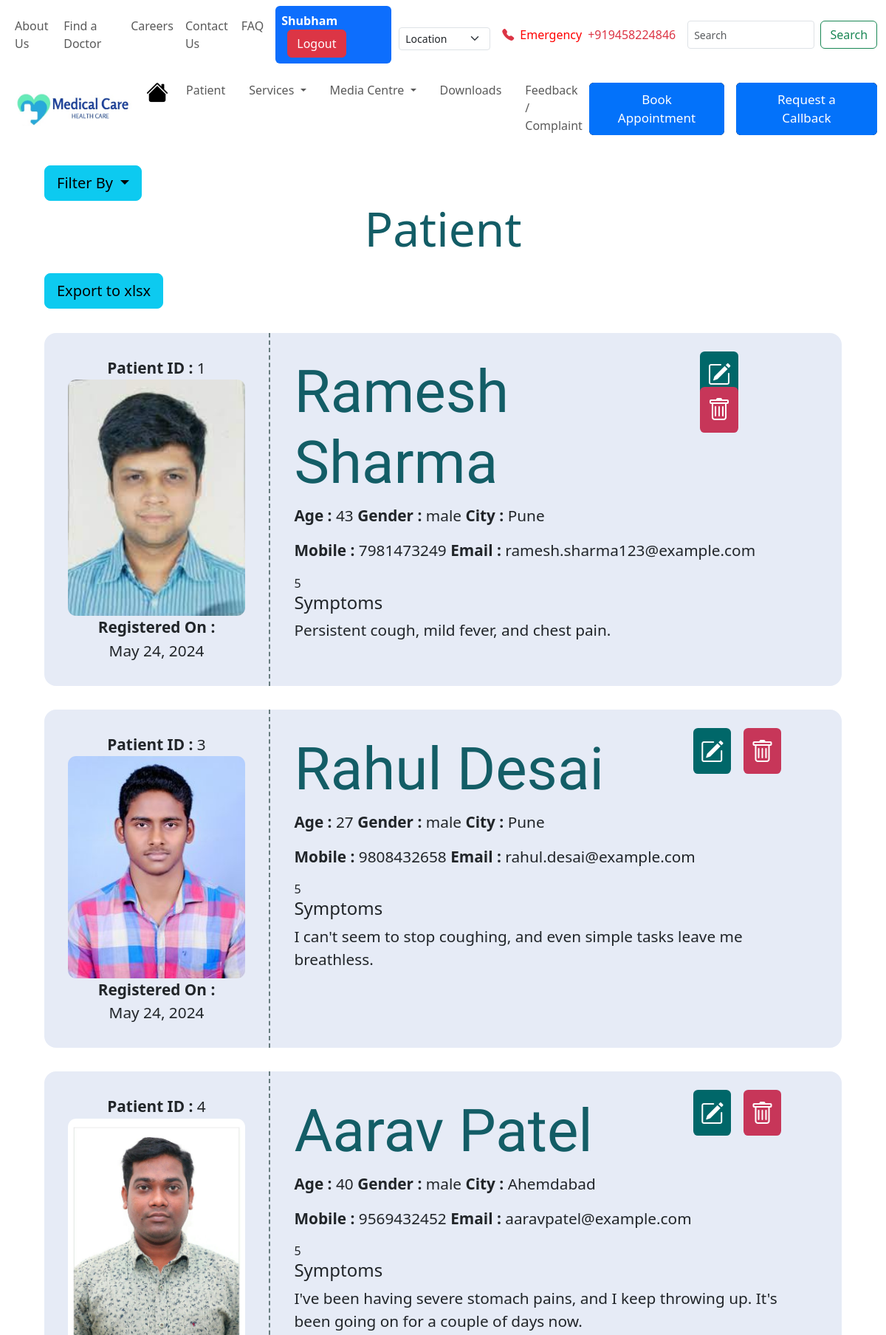
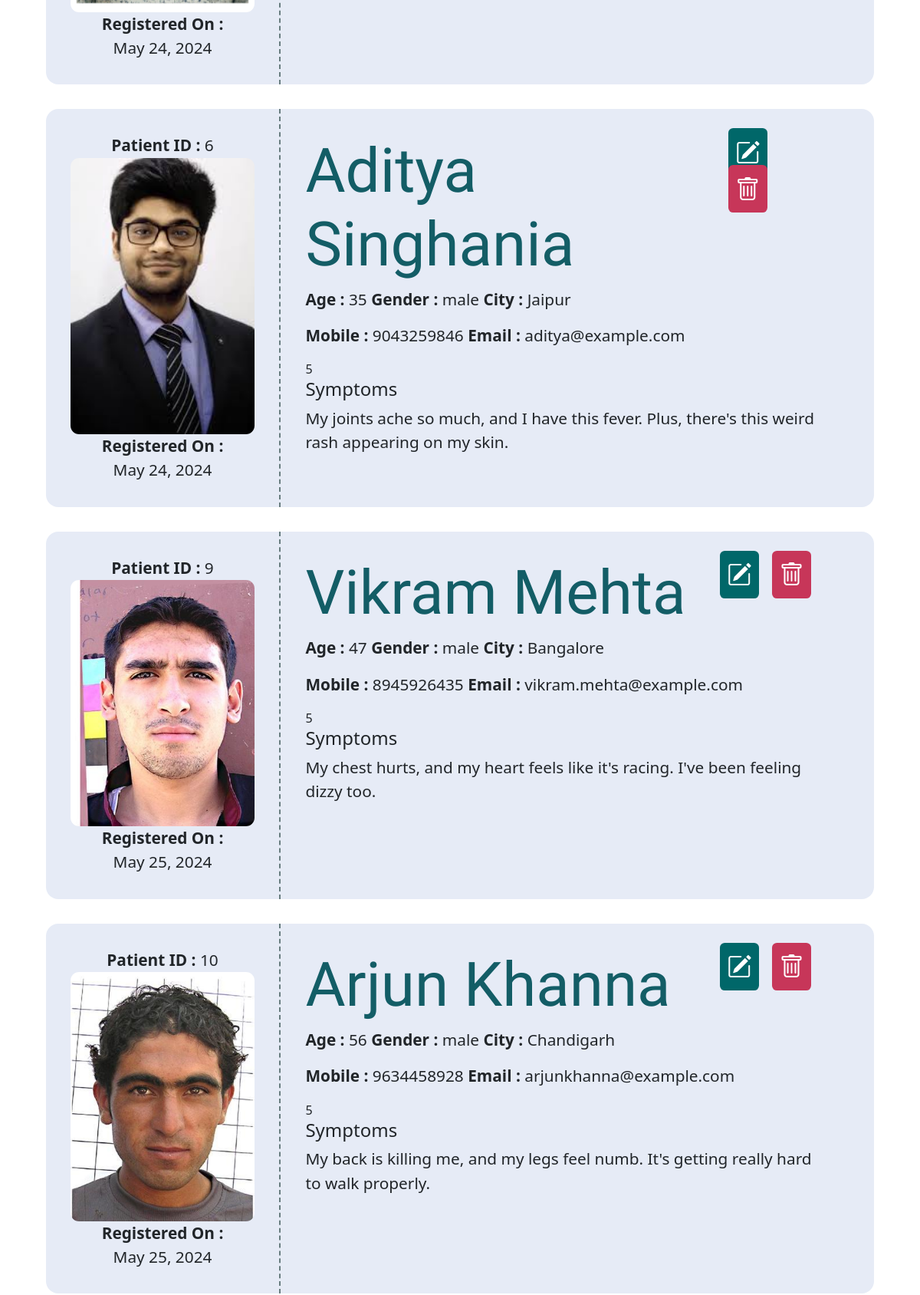
The page /patient/filter/male (signed in, upper part) on the database its author committed (2 pictures, top to bottom).
### Patient/models.py (models this page shows, shortened)
class Patients(models.Model):
    patient_id = models.AutoField(primary_key=True, unique=True)
    patient_full_name = models.CharField(max_length=100)
    patient_father_name = models.CharField(max_length=100)
    patient_age = models.SmallIntegerField()
    patient_gender = models.CharField(max_length=10)
    patient_mobile = models.CharField(max_length=10,unique=True)
    patient_email = models.EmailField(max_length=100,unique=True)
    patient_city = models.CharField(max_length=50)
    patient_symptoms = models.CharField(max_length=1000)
    registeration_time = models.DateField(auto_now_add=True)
    patient_image = models.ImageField(upload_to='patient_image/',null=True) # For uploaded photo

### Patient/views.py (the view)
# urls.py: path('filter/<slug:by>', views.filter_patient, name='filter-patient'),
def filter_patient(request,by):
    if not (request.session.get('staff_id')):
        return redirect('Patient:login')
    if by == 'male':
        patients = models.Patients.objects.filter(patient_gender='male').all()
        data = {
            'patients' : patients
        }
    elif by == 'female':
        patients = models.Patients.objects.filter(patient_gender='female').all()
        data = {
            'patients' : patients
        }
    elif by == 'age-asc':
        patients = models.Patients.objects.order_by('patient_age')
        data = {
            'patients' : patients
        }
    elif by == 'age-desc':
        patients = models.Patients.objects.order_by('-patient_age')
        data = {
            'patients' : patients
        }
    return render(request,'Patient/patient.html',context=data)

### Patient/templates/Patient/patient.html (shortened to what this page needs)
<!doctype html>
{% load static %}
<html lang="en">
    <head>
        <link href="https://cdn.jsdelivr.net/npm/bootstrap@5.3.3/dist/css/bootstrap.min.css" rel="stylesheet">
        <link rel="stylesheet" href="https://cdn.jsdelivr.net/npm/bootstrap-icons@1.11.3/font/bootstrap-icons.min.css">
        <link rel="stylesheet" href="{% static 'css/patient.css' %}">
    </head>
    <body>
        {% include 'navbar.html' %}
        <main>
            <div class="dropdown">
                <button class="btn btn-info dropdown-toggle btn-lg" type="button" data-bs-toggle="dropdown" aria-expanded="false">
                  Filter By
                </button>
              </div>
              <div>
                  <h1>Patient</h1>
              </div>
                <a class="btn btn-info btn-lg" type="button" aria-expanded="false" href="{% url 'Patient:to-excel' %}">Export to xlsx</a></span>
            {% for patient in patients %}
            <div>
                <div class="patient-card">
                    <div class="left-side">
                        <span><b>Patient ID : </b>{{patient.patient_id}}</span>
                        <div>
                            <img src="{{patient.patient_image.url}}" alt="patientimage">
                        </div>
                        <span><b>Registered On : </b></span>
                        <span>{{patient.registeration_time}}</span>
                    </div>
                    <div class="right-side w-100">
                        <div class="d-flex justify-content-between">
                        <h2>{{patient.patient_full_name}}</h2>
                                <div class="alter-btn">
                                    {% if request.session.staff_designation == 'Doctor' or 'Administrator' %}
                                        <a class="edit" href="{% url 'Patient:update' id=patient.patient_id %}"><i class="bi bi-pencil-square"></i></a>
                                        <a class="delete" href="{% url 'Patient:delete-card' id=patient.patient_id %}"><i class="bi bi-trash"></i></a>
                                    {% endif %}
                                </div>
                            </div>
                        <div class="details">
                            <p>
                                <span><b>Age : </b>{{patient.patient_age}}</span>
                                <span><b>Gender : </b>{{patient.patient_gender}}</span>
                                <span><b>City : </b>{{patient.patient_city}}</span>
                            </p>
                            <p>
                                <span><b>Mobile : </b>{{patient.patient_mobile}}</span>
                                <span><b>Email : </b>{{patient.patient_email}}</span>
                            </p>5
                            <div>
                                <h4>Symptoms</h4>
                                <p>{{patient.patient_symptoms}}</p>
                            </div>
                        </div>
                    </div>
                </div>
            </div>
            {% endfor %}
        </main>
        {% include 'footer.html' %}
    </body>
</html>

### Patient/static/css/patient.css (style rules this page uses)
main { margin: 2% 5%; }
.patient-card { display: flex; background-color: #e6ebf6; border-radius: 1em; transition: transform 0.2s; margin: 3% 0; }
.patient-card p , .left-side span { font-family: 'Segoe UI', Tahoma, Geneva, Verdana, sans-serif; font-size: 1.3em; }
.left-side { display: flex; flex-direction: column; align-items: center; padding: 2em; border-right: 2px dashed #687d7f; }
.right-side { padding: 3% 7% 2% 3%; }
.right-side h2 { font-family: "Courgette", cursive; font-size: 5em; color: #135D66; }
.left-side img { border-radius: 0.7em; width: 15em; }
main h1 { text-align: center; color: #135D66; font-size: 4em; margin-bottom: 2%; }
.alter-btn a { font-size: 2em; margin: 0.2em; padding: 0.3em; color: white; border-radius: 0.2em; transition: all 0.2s; }
.delete { background-color: #C73659; }
.edit { background-color: #006769; }

### static/css/footer.css (style rules this page uses)
body { min-height: 100vh; display: flex; flex-direction: column; }

### rows shown on the page
Patients: patient_id "1", patient_image (picture), registeration_time "May 24, 2024", patient_full_name "Ramesh Sharma", patient_age "43", patient_gender "male", patient_city "Pune", patient_mobile "7981473249", patient_email "ramesh.sharma123@example.com", patient_symptoms "Persistent cough, mild fever, and chest pain."
Patients: patient_id "3", patient_image (picture), registeration_time "May 24, 2024", patient_full_name "Rahul Desai", patient_age "27", patient_gender "male", patient_city "Pune", patient_mobile "9808432658", patient_email "rahul.desai@example.com", patient_symptoms "I can't seem to stop coughing, and even simple tasks leave me breathless."
Patients: patient_id "4", patient_image (picture), registeration_time "May 24, 2024", patient_full_name "Aarav Patel", patient_age "40", patient_gender "male", patient_city "Ahemdabad", patient_mobile "9569432452", patient_email "aaravpatel@example.com", patient_symptoms "I've been having severe stomach pains, and I keep throwing up. It's been going on for a couple of days now."
Patients: patient_id "6", patient_image (picture), registeration_time "May 24, 2024", patient_full_name "Aditya Singhania", patient_age "35", patient_gender "male", patient_city "Jaipur", patient_mobile "9043259846", patient_email "aditya@example.com", patient_symptoms "My joints ache so much, and I have this fever. Plus, there's this weird rash appearing on my skin."
Patients: patient_id "9", patient_image (picture), registeration_time "May 25, 2024", patient_full_name "Vikram Mehta", patient_age "47", patient_gender "male", patient_city "Bangalore", patient_mobile "8945926435", patient_email "vikram.mehta@example.com", patient_symptoms "My chest hurts, and my heart feels like it's racing. I've been feeling dizzy too."
Patients: patient_id "10", patient_image (picture), registeration_time "May 25, 2024", patient_full_name "Arjun Khanna", patient_age "56", patient_gender "male", patient_city "Chandigarh", patient_mobile "9634458928", patient_email "arjunkhanna@example.com", patient_symptoms "My back is killing me, and my legs feel numb. It's getting really hard to walk properly."

### other values the page prints
{{ request.session.staff_name }} "Shubham"
